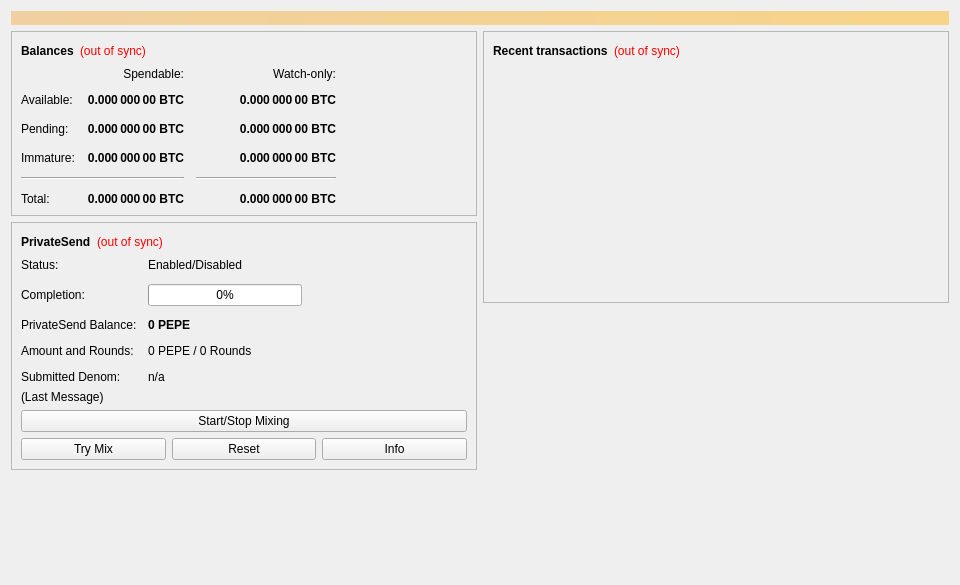
<?xml version="1.0" encoding="UTF-8"?>
<ui version="4.0">
 <class>OverviewPage</class>
 <widget class="QWidget" name="OverviewPage">
  <property name="geometry">
   <rect>
    <x>0</x>
    <y>0</y>
    <width>960</width>
    <height>585</height>
   </rect>
  </property>
  <property name="minimumSize">
   <size>
    <width>960</width>
    <height>0</height>
   </size>
  </property>
  <property name="windowTitle">
   <string>Form</string>
  </property>
  <layout class="QVBoxLayout" name="topLayout">
   <item>
    <widget class="QLabel" name="labelAlerts">
     <property name="visible">
      <bool>false</bool>
     </property>
     <property name="styleSheet">
      <string notr="true">QLabel { background-color: qlineargradient(x1: 0, y1: 0, x2: 1, y2: 0, stop:0 #F0D0A0, stop:1 #F8D488); color:#000000; }</string>
     </property>
     <property name="wordWrap">
      <bool>true</bool>
     </property>
     <property name="margin">
      <number>3</number>
     </property>
     <property name="textInteractionFlags">
      <set>Qt::TextSelectableByMouse</set>
     </property>
    </widget>
   </item>
   <item>
    <layout class="QHBoxLayout" name="horizontalLayout" stretch="1,1">
     <item>
      <layout class="QVBoxLayout" name="verticalLayout_2">
       <item>
        <widget class="QFrame" name="frame">
         <property name="frameShape">
          <enum>QFrame::StyledPanel</enum>
         </property>
         <property name="frameShadow">
          <enum>QFrame::Raised</enum>
         </property>
         <layout class="QVBoxLayout" name="verticalLayout_4">
          <item>
           <layout class="QHBoxLayout" name="horizontalLayout_4">
            <item>
             <widget class="QLabel" name="label_5">
              <property name="font">
               <font>
                <weight>75</weight>
                <bold>true</bold>
               </font>
              </property>
              <property name="text">
               <string>Balances</string>
              </property>
             </widget>
            </item>
            <item>
             <widget class="QLabel" name="labelWalletStatus">
              <property name="toolTip">
               <string>The displayed information may be out of date. Your wallet automatically synchronizes with the PePeCoin network after a connection is established, but this process has not completed yet.</string>
              </property>
              <property name="styleSheet">
               <string notr="true">QLabel { color: red; }</string>
              </property>
              <property name="text">
               <string notr="true">(out of sync)</string>
              </property>
              <property name="alignment">
               <set>Qt::AlignLeading|Qt::AlignLeft|Qt::AlignVCenter</set>
              </property>
             </widget>
            </item>
            <item>
             <spacer name="horizontalSpacer_3">
              <property name="orientation">
               <enum>Qt::Horizontal</enum>
              </property>
              <property name="sizeHint" stdset="0">
               <size>
                <width>40</width>
                <height>20</height>
               </size>
              </property>
             </spacer>
            </item>
           </layout>
          </item>
          <item>
           <layout class="QGridLayout" name="gridLayout">
            <property name="spacing">
             <number>12</number>
            </property>
            <item row="2" column="2">
             <widget class="QLabel" name="labelWatchPending">
              <property name="font">
               <font>
                <weight>75</weight>
                <bold>true</bold>
               </font>
              </property>
              <property name="cursor">
               <cursorShape>IBeamCursor</cursorShape>
              </property>
              <property name="toolTip">
               <string>Unconfirmed transactions to watch-only addresses</string>
              </property>
              <property name="text">
               <string notr="true">0.000 000 00 BTC</string>
              </property>
              <property name="alignment">
               <set>Qt::AlignRight|Qt::AlignTrailing|Qt::AlignVCenter</set>
              </property>
              <property name="textInteractionFlags">
               <set>Qt::LinksAccessibleByMouse|Qt::TextSelectableByKeyboard|Qt::TextSelectableByMouse</set>
              </property>
             </widget>
            </item>
            <item row="2" column="1">
             <widget class="QLabel" name="labelUnconfirmed">
              <property name="font">
               <font>
                <weight>75</weight>
                <bold>true</bold>
               </font>
              </property>
              <property name="cursor">
               <cursorShape>IBeamCursor</cursorShape>
              </property>
              <property name="toolTip">
               <string>Total of transactions that have yet to be confirmed, and do not yet count toward the spendable balance</string>
              </property>
              <property name="text">
               <string notr="true">0.000 000 00 BTC</string>
              </property>
              <property name="alignment">
               <set>Qt::AlignRight|Qt::AlignTrailing|Qt::AlignVCenter</set>
              </property>
              <property name="textInteractionFlags">
               <set>Qt::LinksAccessibleByMouse|Qt::TextSelectableByKeyboard|Qt::TextSelectableByMouse</set>
              </property>
             </widget>
            </item>
            <item row="3" column="2">
             <widget class="QLabel" name="labelWatchImmature">
              <property name="font">
               <font>
                <weight>75</weight>
                <bold>true</bold>
               </font>
              </property>
              <property name="cursor">
               <cursorShape>IBeamCursor</cursorShape>
              </property>
              <property name="toolTip">
               <string>Mined balance in watch-only addresses that has not yet matured</string>
              </property>
              <property name="text">
               <string notr="true">0.000 000 00 BTC</string>
              </property>
              <property name="alignment">
               <set>Qt::AlignRight|Qt::AlignTrailing|Qt::AlignVCenter</set>
              </property>
              <property name="textInteractionFlags">
               <set>Qt::LinksAccessibleByMouse|Qt::TextSelectableByKeyboard|Qt::TextSelectableByMouse</set>
              </property>
             </widget>
            </item>
            <item row="4" column="0" colspan="2">
             <widget class="Line" name="lineSpendableBalance">
              <property name="orientation">
               <enum>Qt::Horizontal</enum>
              </property>
             </widget>
            </item>
            <item row="4" column="2">
             <widget class="Line" name="lineWatchBalance">
              <property name="sizePolicy">
               <sizepolicy hsizetype="Preferred" vsizetype="Fixed">
                <horstretch>0</horstretch>
                <verstretch>0</verstretch>
               </sizepolicy>
              </property>
              <property name="minimumSize">
               <size>
                <width>140</width>
                <height>0</height>
               </size>
              </property>
              <property name="orientation">
               <enum>Qt::Horizontal</enum>
              </property>
             </widget>
            </item>
            <item row="5" column="0">
             <widget class="QLabel" name="labelTotalText">
              <property name="text">
               <string>Total:</string>
              </property>
             </widget>
            </item>
            <item row="3" column="1">
             <widget class="QLabel" name="labelImmature">
              <property name="font">
               <font>
                <weight>75</weight>
                <bold>true</bold>
               </font>
              </property>
              <property name="cursor">
               <cursorShape>IBeamCursor</cursorShape>
              </property>
              <property name="toolTip">
               <string>Mined balance that has not yet matured</string>
              </property>
              <property name="text">
               <string notr="true">0.000 000 00 BTC</string>
              </property>
              <property name="alignment">
               <set>Qt::AlignRight|Qt::AlignTrailing|Qt::AlignVCenter</set>
              </property>
              <property name="textInteractionFlags">
               <set>Qt::LinksAccessibleByMouse|Qt::TextSelectableByKeyboard|Qt::TextSelectableByMouse</set>
              </property>
             </widget>
            </item>
            <item row="2" column="3">
             <spacer name="horizontalSpacer_2">
              <property name="orientation">
               <enum>Qt::Horizontal</enum>
              </property>
              <property name="sizeHint" stdset="0">
               <size>
                <width>40</width>
                <height>20</height>
               </size>
              </property>
             </spacer>
            </item>
            <item row="3" column="0">
             <widget class="QLabel" name="labelImmatureText">
              <property name="text">
               <string>Immature:</string>
              </property>
             </widget>
            </item>
            <item row="5" column="1">
             <widget class="QLabel" name="labelTotal">
              <property name="font">
               <font>
                <weight>75</weight>
                <bold>true</bold>
               </font>
              </property>
              <property name="cursor">
               <cursorShape>IBeamCursor</cursorShape>
              </property>
              <property name="toolTip">
               <string>Your current total balance</string>
              </property>
              <property name="text">
               <string notr="true">0.000 000 00 BTC</string>
              </property>
              <property name="alignment">
               <set>Qt::AlignRight|Qt::AlignTrailing|Qt::AlignVCenter</set>
              </property>
              <property name="textInteractionFlags">
               <set>Qt::LinksAccessibleByMouse|Qt::TextSelectableByKeyboard|Qt::TextSelectableByMouse</set>
              </property>
             </widget>
            </item>
            <item row="5" column="2">
             <widget class="QLabel" name="labelWatchTotal">
              <property name="font">
               <font>
                <weight>75</weight>
                <bold>true</bold>
               </font>
              </property>
              <property name="cursor">
               <cursorShape>IBeamCursor</cursorShape>
              </property>
              <property name="toolTip">
               <string>Current total balance in watch-only addresses</string>
              </property>
              <property name="text">
               <string notr="true">0.000 000 00 BTC</string>
              </property>
              <property name="alignment">
               <set>Qt::AlignRight|Qt::AlignTrailing|Qt::AlignVCenter</set>
              </property>
              <property name="textInteractionFlags">
               <set>Qt::LinksAccessibleByMouse|Qt::TextSelectableByKeyboard|Qt::TextSelectableByMouse</set>
              </property>
             </widget>
            </item>
            <item row="0" column="2">
             <widget class="QLabel" name="labelWatchonly">
              <property name="text">
               <string>Watch-only:</string>
              </property>
              <property name="alignment">
               <set>Qt::AlignRight|Qt::AlignTrailing|Qt::AlignVCenter</set>
              </property>
             </widget>
            </item>
            <item row="1" column="0">
             <widget class="QLabel" name="labelBalanceText">
              <property name="text">
               <string>Available:</string>
              </property>
             </widget>
            </item>
            <item row="1" column="1">
             <widget class="QLabel" name="labelBalance">
              <property name="font">
               <font>
                <weight>75</weight>
                <bold>true</bold>
               </font>
              </property>
              <property name="cursor">
               <cursorShape>IBeamCursor</cursorShape>
              </property>
              <property name="toolTip">
               <string>Your current spendable balance</string>
              </property>
              <property name="text">
               <string notr="true">0.000 000 00 BTC</string>
              </property>
              <property name="alignment">
               <set>Qt::AlignRight|Qt::AlignTrailing|Qt::AlignVCenter</set>
              </property>
              <property name="textInteractionFlags">
               <set>Qt::LinksAccessibleByMouse|Qt::TextSelectableByKeyboard|Qt::TextSelectableByMouse</set>
              </property>
             </widget>
            </item>
            <item row="1" column="2">
             <widget class="QLabel" name="labelWatchAvailable">
              <property name="font">
               <font>
                <weight>75</weight>
                <bold>true</bold>
               </font>
              </property>
              <property name="cursor">
               <cursorShape>IBeamCursor</cursorShape>
              </property>
              <property name="toolTip">
               <string>Your current balance in watch-only addresses</string>
              </property>
              <property name="text">
               <string notr="true">0.000 000 00 BTC</string>
              </property>
              <property name="alignment">
               <set>Qt::AlignRight|Qt::AlignTrailing|Qt::AlignVCenter</set>
              </property>
              <property name="textInteractionFlags">
               <set>Qt::LinksAccessibleByMouse|Qt::TextSelectableByKeyboard|Qt::TextSelectableByMouse</set>
              </property>
             </widget>
            </item>
            <item row="2" column="0">
             <widget class="QLabel" name="labelPendingText">
              <property name="text">
               <string>Pending:</string>
              </property>
             </widget>
            </item>
            <item row="0" column="1">
             <widget class="QLabel" name="labelSpendable">
              <property name="text">
               <string>Spendable:</string>
              </property>
              <property name="alignment">
               <set>Qt::AlignRight|Qt::AlignTrailing|Qt::AlignVCenter</set>
              </property>
             </widget>
            </item>
           </layout>
          </item>
         </layout>
        </widget>
       </item>
       <item>
        <widget class="QFrame" name="framePrivateSend">
         <property name="layoutDirection">
          <enum>Qt::LeftToRight</enum>
         </property>
         <property name="frameShape">
          <enum>QFrame::StyledPanel</enum>
         </property>
         <property name="frameShadow">
          <enum>QFrame::Raised</enum>
         </property>
         <layout class="QVBoxLayout" name="VerticalLayout_PS1">
          <item>
           <layout class="QHBoxLayout" name="horizontalLayout_5">
            <item>
             <widget class="QLabel" name="labelPrivateSendHeader">
              <property name="font">
               <font>
                <weight>75</weight>
                <bold>true</bold>
               </font>
              </property>
              <property name="text">
               <string>PrivateSend</string>
              </property>
             </widget>
            </item>
            <item>
             <widget class="QLabel" name="labelPrivateSendSyncStatus">
              <property name="toolTip">
               <string>The displayed information may be out of date. Your wallet automatically synchronizes with the PePeCoin network after a connection is established, but this process has not completed yet.</string>
              </property>
              <property name="styleSheet">
               <string notr="true">QLabel { color: red; }</string>
              </property>
              <property name="text">
               <string notr="true">(out of sync)</string>
              </property>
              <property name="alignment">
               <set>Qt::AlignLeading|Qt::AlignLeft|Qt::AlignVCenter</set>
              </property>
             </widget>
            </item>
            <item>
             <spacer name="horizontalSpacer_4">
              <property name="orientation">
               <enum>Qt::Horizontal</enum>
              </property>
              <property name="sizeHint" stdset="0">
               <size>
                <width>40</width>
                <height>20</height>
               </size>
              </property>
             </spacer>
            </item>
           </layout>
          </item>
          <item>
           <layout class="QFormLayout" name="privateSendFormLayout">
            <property name="fieldGrowthPolicy">
             <enum>QFormLayout::AllNonFixedFieldsGrow</enum>
            </property>
            <property name="horizontalSpacing">
             <number>11</number>
            </property>
            <property name="verticalSpacing">
             <number>12</number>
            </property>
            <item row="0" column="0">
             <widget class="QLabel" name="labelPrivateSendEnabledText">
              <property name="text">
               <string>Status:</string>
              </property>
             </widget>
            </item>
            <item row="0" column="1">
             <widget class="QLabel" name="labelPrivateSendEnabled">
              <property name="text">
               <string>Enabled/Disabled</string>
              </property>
             </widget>
            </item>
            <item row="1" column="0">
             <widget class="QLabel" name="labelCompletitionText">
              <property name="text">
               <string>Completion:</string>
              </property>
             </widget>
            </item>
            <item row="1" column="1">
             <widget class="QProgressBar" name="privateSendProgress">
              <property name="maximumSize">
               <size>
                <width>154</width>
                <height>16777215</height>
               </size>
              </property>
              <property name="value">
               <number>0</number>
              </property>
             </widget>
            </item>
            <item row="2" column="0">
             <widget class="QLabel" name="labelAnonymizedText">
              <property name="text">
               <string>PrivateSend Balance:</string>
              </property>
             </widget>
            </item>
            <item row="2" column="1">
             <widget class="QLabel" name="labelAnonymized">
              <property name="font">
               <font>
                <weight>75</weight>
                <bold>true</bold>
               </font>
              </property>
              <property name="text">
               <string notr="true">0 PEPE</string>
              </property>
             </widget>
            </item>
            <item row="3" column="0">
             <widget class="QLabel" name="labelAmountAndRoundsText">
              <property name="text">
               <string>Amount and Rounds:</string>
              </property>
             </widget>
            </item>
            <item row="3" column="1">
             <widget class="QLabel" name="labelAmountRounds">
              <property name="text">
               <string>0 PEPE / 0 Rounds</string>
              </property>
             </widget>
            </item>
            <item row="4" column="0">
             <widget class="QLabel" name="labelSubmittedDenomText">
              <property name="text">
               <string>Submitted Denom:</string>
              </property>
             </widget>
            </item>
            <item row="4" column="1">
             <widget class="QLabel" name="labelSubmittedDenom">
              <property name="toolTip">
               <string>The denominations you submitted to the Masternode.&lt;br&gt;To mix, other users must submit the exact same denominations.</string>
              </property>
              <property name="text">
               <string>n/a</string>
              </property>
             </widget>
            </item>
           </layout>
          </item>
          <item>
           <layout class="QVBoxLayout" name="VerticalLayout_PS">
            <item>
             <widget class="QLabel" name="labelPrivateSendLastMessage">
              <property name="text">
               <string>(Last Message)</string>
              </property>
              <property name="alignment">
               <set>Qt::AlignLeading|Qt::AlignLeft|Qt::AlignTop</set>
              </property>
              <property name="wordWrap">
               <bool>true</bool>
              </property>
             </widget>
            </item>
            <item>
             <widget class="QPushButton" name="togglePrivateSend">
              <property name="sizePolicy">
               <sizepolicy hsizetype="MinimumExpanding" vsizetype="Fixed">
                <horstretch>0</horstretch>
                <verstretch>0</verstretch>
               </sizepolicy>
              </property>
              <property name="text">
               <string>Start/Stop Mixing</string>
              </property>
             </widget>
            </item>
            <item>
             <layout class="QHBoxLayout" name="horizontalLayout_debugbuttons">
              <item>
               <widget class="QPushButton" name="privateSendAuto">
                <property name="sizePolicy">
                 <sizepolicy hsizetype="MinimumExpanding" vsizetype="Fixed">
                  <horstretch>0</horstretch>
                  <verstretch>0</verstretch>
                 </sizepolicy>
                </property>
                <property name="toolTip">
                 <string>Try to manually submit a PrivateSend request.</string>
                </property>
                <property name="text">
                 <string>Try Mix</string>
                </property>
               </widget>
              </item>
              <item>
               <widget class="QPushButton" name="privateSendReset">
                <property name="sizePolicy">
                 <sizepolicy hsizetype="MinimumExpanding" vsizetype="Fixed">
                  <horstretch>0</horstretch>
                  <verstretch>0</verstretch>
                 </sizepolicy>
                </property>
                <property name="toolTip">
                 <string>Reset the current status of PrivateSend (can interrupt PrivateSend if it's in the process of Mixing, which can cost you money!)</string>
                </property>
                <property name="autoFillBackground">
                 <bool>false</bool>
                </property>
                <property name="text">
                 <string>Reset</string>
                </property>
               </widget>
              </item>
              <item>
               <widget class="QPushButton" name="privateSendInfo">
                <property name="sizePolicy">
                 <sizepolicy hsizetype="MinimumExpanding" vsizetype="Fixed">
                  <horstretch>0</horstretch>
                  <verstretch>0</verstretch>
                 </sizepolicy>
                </property>
                <property name="toolTip">
                 <string>Information about PrivateSend and Mixing</string>
                </property>
                <property name="text">
                 <string>Info</string>
                </property>
               </widget>
              </item>
             </layout>
            </item>
           </layout>
          </item>
         </layout>
        </widget>
       </item>
       <item>
        <spacer name="verticalSpacer">
         <property name="orientation">
          <enum>Qt::Vertical</enum>
         </property>
         <property name="sizeHint" stdset="0">
          <size>
           <width>20</width>
           <height>40</height>
          </size>
         </property>
        </spacer>
       </item>
      </layout>
     </item>
     <item>
      <layout class="QVBoxLayout" name="verticalLayout_3">
       <item>
        <widget class="QFrame" name="frame_2">
         <property name="frameShape">
          <enum>QFrame::StyledPanel</enum>
         </property>
         <property name="frameShadow">
          <enum>QFrame::Raised</enum>
         </property>
         <layout class="QVBoxLayout" name="verticalLayout">
          <item>
           <layout class="QHBoxLayout" name="horizontalLayout_2">
            <item>
             <widget class="QLabel" name="label_4">
              <property name="font">
               <font>
                <weight>75</weight>
                <bold>true</bold>
               </font>
              </property>
              <property name="text">
               <string>Recent transactions</string>
              </property>
             </widget>
            </item>
            <item>
             <widget class="QLabel" name="labelTransactionsStatus">
              <property name="toolTip">
               <string>The displayed information may be out of date. Your wallet automatically synchronizes with the PePeCoin network after a connection is established, but this process has not completed yet.</string>
              </property>
              <property name="styleSheet">
               <string notr="true">QLabel { color: red; }</string>
              </property>
              <property name="text">
               <string notr="true">(out of sync)</string>
              </property>
              <property name="alignment">
               <set>Qt::AlignLeading|Qt::AlignLeft|Qt::AlignVCenter</set>
              </property>
             </widget>
            </item>
            <item>
             <spacer name="horizontalSpacer">
              <property name="orientation">
               <enum>Qt::Horizontal</enum>
              </property>
              <property name="sizeHint" stdset="0">
               <size>
                <width>40</width>
                <height>20</height>
               </size>
              </property>
             </spacer>
            </item>
           </layout>
          </item>
          <item>
           <widget class="QListView" name="listTransactions">
            <property name="styleSheet">
             <string notr="true">QListView { background: transparent; }</string>
            </property>
            <property name="frameShape">
             <enum>QFrame::NoFrame</enum>
            </property>
            <property name="verticalScrollBarPolicy">
             <enum>Qt::ScrollBarAlwaysOff</enum>
            </property>
            <property name="horizontalScrollBarPolicy">
             <enum>Qt::ScrollBarAlwaysOff</enum>
            </property>
            <property name="selectionMode">
             <enum>QAbstractItemView::NoSelection</enum>
            </property>
           </widget>
          </item>
         </layout>
        </widget>
       </item>
       <item>
        <spacer name="verticalSpacer_2">
         <property name="orientation">
          <enum>Qt::Vertical</enum>
         </property>
         <property name="sizeHint" stdset="0">
          <size>
           <width>20</width>
           <height>40</height>
          </size>
         </property>
        </spacer>
       </item>
      </layout>
     </item>
    </layout>
   </item>
  </layout>
 </widget>
 <resources/>
 <connections/>
</ui>
